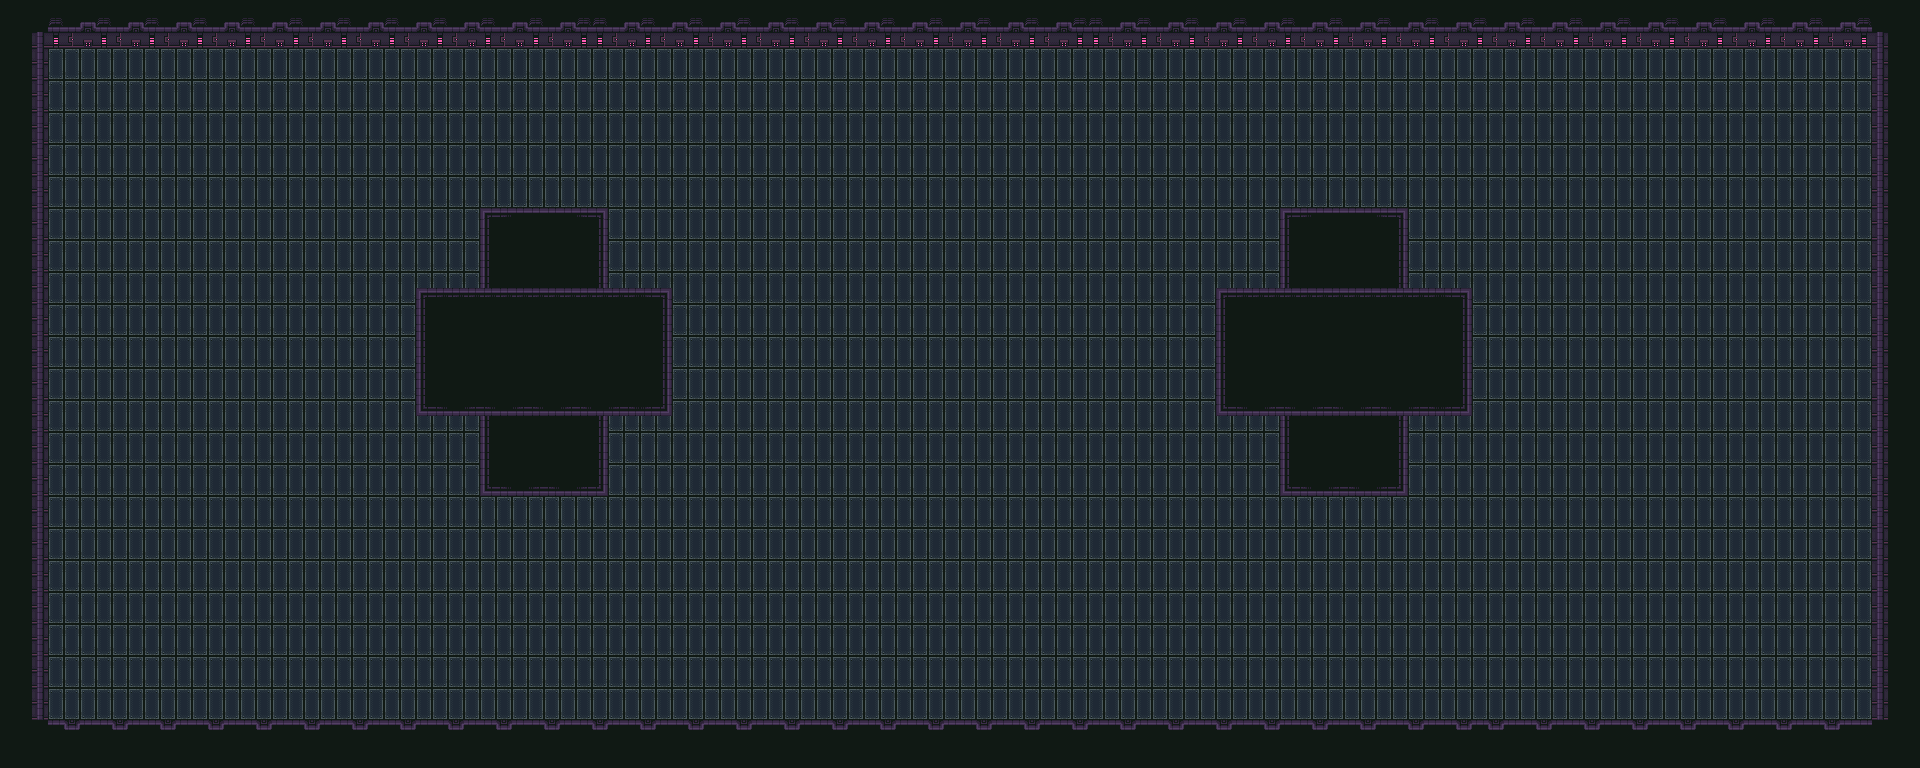

Below is a game level as drawn by its tile map, then a one-line description and the .tmx that defines it (tile-layer data replaced by summaries):
An orthogonal 120x48 tile map with 16x16 px tiles, 3 tile layers (Слой тайлов 2, Слой тайлов 3, Слой тайлов 1).

<map version="1.10" tiledversion="1.10.2" orientation="orthogonal" renderorder="right-down" width="120" height="48" tilewidth="16" tileheight="16" infinite="0" nextlayerid="4" nextobjectid="1">
 <tileset firstgid="1" name="preview-top-down-sci-fi" tilewidth="16" tileheight="16" tilecount="198" columns="18">
  <image source="preview-top-down-sci-fi.png" width="288" height="176" />
 </tileset>
 <layer id="2" name="Слой тайлов 2" width="120" height="48">
  <data>[5760 cells, 1274 non-empty, 1 distinct tile ids]</data>
 </layer>
 <layer id="3" name="Слой тайлов 3" width="120" height="48">
  <data>[5760 cells, 0 non-empty, 0 distinct tile ids]</data>
 </layer>
 <layer id="1" name="Слой тайлов 1" width="120" height="48">
  <data>[5760 cells, 5760 non-empty, 25 distinct tile ids]</data>
 </layer>
</map>
